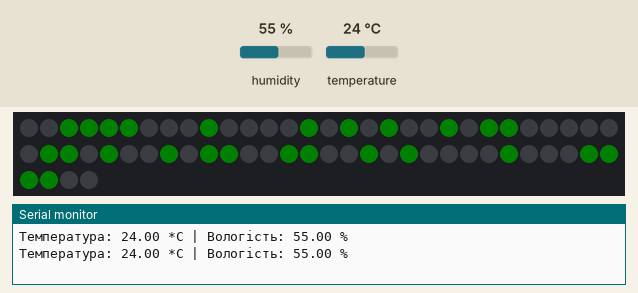
Recording of a program running on a simulated Arduino Mega 2560, built with avr-gcc and run on an emulated ATmega2560. Shown: 64 RGB LEDs in strip order, left to right, continuing on the next row, the last lines printed to the serial monitor. Inputs (shaded band) come from the test bench; at power-on: temperature 24 °C, humidity 55 %. Dim RGB values are drawn brighter than linear.

Above: at 3.8 s.
3.9 s: temperature set to 19 °C
7.8 s: temperature set to 16 °C
At 10.5 s:
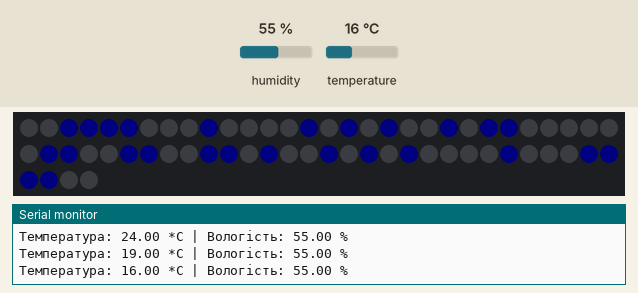
11.7 s: temperature set to 28 °C
At 12.7 s:
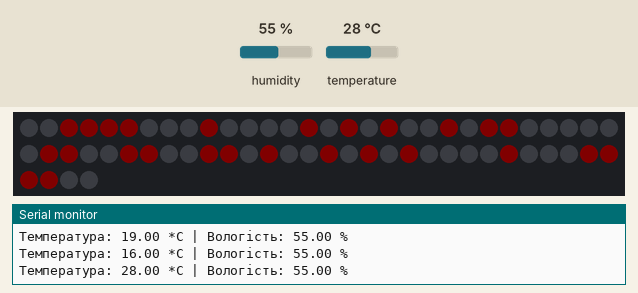
15.6 s: temperature set to 24 °C
At 19.3 s:
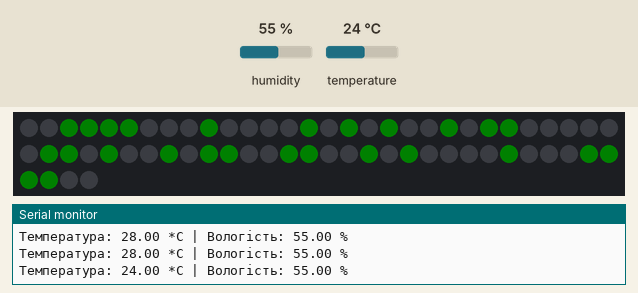
19.6 s: temperature set to 12 °C
At 22.6 s:
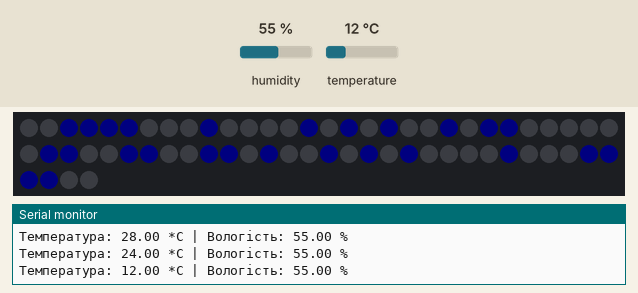
Timing chart, 0 to 24.1 s (numbered marks = the images above; inputs shaded):
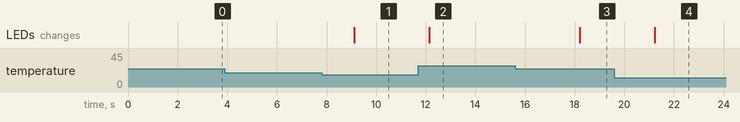

Measured:
- the behaviour switches between 18 and 17 °C on temperature (found by bisection; images 0 and 1)
- the behaviour switches between 26 and 25 °C on temperature (found by bisection; images 2 and 3)
- after the input at 7.8 s, the LEDs: change after 1.3 s (image 1)
- after the input at 11.7 s, the LEDs: change after 0.44 s (image 2)
- after the input at 15.6 s, the LEDs: change after 2.6 s (image 3)
- after the input at 19.6 s, the LEDs: change after 1.6 s (image 4)

The program:

main.cpp
```cpp
#include <DHT.h>
#include <Adafruit_NeoPixel.h>

#define DHTPIN 2 // Пін, до якого підключено датчик DHT
// РОЗКОМЕНТУЙТЕ ВАШ ТИП ДАТЧИКА:
#define DHTTYPE DHT11 // Якщо у вас DHT 11
// #define DHTTYPE DHT22   // Якщо у вас DHT 22 (AM2302)

#define LED_PIN 6    // Пін даних RGB матриці
#define NUMPIXELS 64 // Кількість світлодіодів (8x8)

DHT dht(DHTPIN, DHTTYPE);
Adafruit_NeoPixel pixels = Adafruit_NeoPixel(NUMPIXELS, LED_PIN, NEO_GRB + NEO_KHZ800);

// Спрощені кольори для матриці
uint32_t red, green, blue, yellow, off;

// Бітові маски для іконок 8x8 (1 - світлодіод горить, 0 - вимкнений)
const byte happyFace[8] = {
    B00111100,
    B01000010,
    B10100101,
    B10000001,
    B10100101,
    B10011001,
    B01000010,
    B00111100};

const byte sadFace[8] = {
    B00111100,
    B01000010,
    B10100101,
    B10000001,
    B10011001,
    B10100101,
    B01000010,
    B00111100};

// Функція для малювання іконки за маскою
void drawIcon(const byte icon[8], uint32_t color)
{
  pixels.clear();
  for (int row = 0; row < 8; row++)
  {
    for (int col = 0; col < 8; col++)
    {
      // Перевіряємо кожен біт у байті рядка
      if (bitRead(icon[row], 7 - col))
      {
        // Вираховуємо індекс світлодіода (для стандартної стрічкової топології матриць)
        int pixelIndex = row * 8 + col;
        pixels.setPixelColor(pixelIndex, color);
      }
    }
  }
  pixels.show();
}

// Малюємо червоний знак "Х" якщо датчик відключився
void showError()
{
  pixels.clear();
  for (int i = 0; i < 8; i++)
  {
    pixels.setPixelColor(i * 8 + i, red);       // Головна діагональ
    pixels.setPixelColor(i * 8 + (7 - i), red); // Побічна діагональ
  }
  pixels.show();
}

void setup()
{
  Serial.begin(9600);
  dht.begin();
  pixels.begin();
  pixels.setBrightness(5); // Яскравість (0-255). Не ставте високу без зовнішнього живлення!

  // Ініціалізація кольорів
  red = pixels.Color(255, 0, 0);
  green = pixels.Color(0, 255, 0);
  blue = pixels.Color(0, 0, 255);
  yellow = pixels.Color(255, 200, 0);
  off = pixels.Color(0, 0, 0);
}

void loop()
{
  // Зчитування вологості та температури
  float humidity = dht.readHumidity();
  float tempC = dht.readTemperature();

  // Перевірка чи зчитування успішне
  if (isnan(humidity) || isnan(tempC))
  {
    Serial.println("Помилка зчитування з датчика DHT!");
    showError(); // Показати червоний хрест у разі помилки
    delay(2000);
    return;
  }

  // Вивід в консоль для контролю
  Serial.print("Температура: ");
  Serial.print(tempC);
  Serial.print(" *C | Вологість: ");
  Serial.print(humidity);
  Serial.println(" %");

  // Логіка відображення на матриці
  if (tempC >= 18 && tempC <= 25)
  {
    // Комфортна температура -> Зелений веселий смайлик
    drawIcon(happyFace, green);
  }
  else if (tempC > 25)
  {
    // Спекотно -> Червоний сумний смайлик
    drawIcon(sadFace, red);
  }
  else
  {
    // Холодно -> Синій сумний смайлик
    drawIcon(sadFace, blue);
  }

  delay(3000); // Оновлення кожні 3 секунди
}
```
